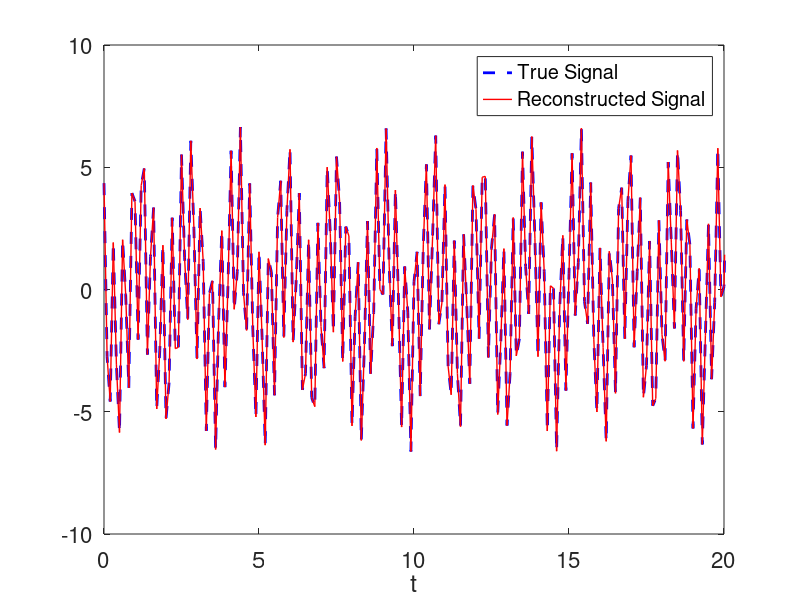

MATLAB code to generate this figure: (Note: this script raises an error after producing the figure.)
% -------------------------------------------------------------------------
% Delay Coordinate Dynamic Mode Decomposition 
%
% This code applies the delay-coordinate DMD approach to scalar time series.
% There are two examples included: one synthetic example generated from a
% simple linear span of sines and cosines with differing frequencies and 
% another from the measurements of the nonlinear oscillations of the Van 
% der Pol oscillator. We further take the SVD of the Hankel matrix 
% associated to the Van der Pol measurements to demonstrate the nearly 
% linear oscillation of the observables coming from the left singular
% vectors in U.
%
% This script accompanies Section 2.2 of Computational Methods for
% Dynamical Systems. 
%
% Author: Jason J. Bramburger
% -------------------------------------------------------------------------

% Clean workspace
clear all; close all; clc

%% Simple synthetic example -----------------------------------------------
% Applying delay-cordinate DMD to a simple signal which is a linear 
%  span of sines and cosines with random frequencies between 0 and 20.  

% Generate data
dt = 0.1;
t = 0:dt:40;
numOsc = 2; 
x = zeros(1,length(t));

% Randomize frequencies and choice of sine or cosine
om = randi([0 20],numOsc,1);
sin_or_cos = randi([0 1],numOsc,1);
coeffs = 10*rand(numOsc,1) - 5;

% Create signal: x(t) = c_1*f_1(om_1*t) + c_2*f_2(om_2*t) + ... 
%   f_i are randomized to be either sine or cosine
for i = 1:numOsc
   
    if sin_or_cos(i) == 1
        x = x + coeffs(i)*sin(om(i)*t);
    else
        x = x + coeffs(i)*cos(om(i)*t);
    end
    
end

% Hankel matrix
delays = 2*numOsc; % tau = delays - 1
xd = hankel(x(1:delays+1),x(delays+1:end))';

% x_n+1 = a_1*x_{n - d + 1} + a_2*x_{n - d + 2} ... a_d*x_{n}  
xnp1 = xd(:,delays+1);
xn = xd(:,1:delays);
a = xn\xnp1;

% Create predicted signal
xpred = zeros(length(x),1);
xpred(1:delays) = x(1:delays); %xpred(1) = x(1), ... , xpred(d) = x(d) 

for j = delays+1:length(x)
    for k = 1:delays
       xpred(j) = xpred(j) + a(k)*xpred(j-delays+k-1); 
    end
end

% Plot results
plot(t,x,'b--','LineWidth',2)
hold on
plot(t,xpred,'r','LineWidth',1)
xlabel('t')
set(gca,'Fontsize',16,'Xlim',[0, 20])
legend('True Signal','Reconstructed Signal')

%% Generate Nonlinear Oscillation Example ---------------------------------
% Applying delay-cordinate DMD to the highly nonlinear Van der Pol signal.  

% Clean workspace
clear all; close all; clc

% Simulate ODE
dt = 0.05;
t = 0:dt:200;
x0 = [2; 2];
[t, x] = ode45(@(t,x) VdP(t,x),t,x0);

% Plot solution
subplot(2,1,1) % x(t)
plot(t,x(:,1),'b','Linewidth',2)
xlabel('t')
ylabel('x(t)')
set(gca,'Fontsize',16)
axis tight

subplot(2,1,2) % y(t)
plot(t,x(:,2),'r','Linewidth',2)
xlabel('t')
ylabel('y(t)')
set(gca,'Fontsize',16)
axis tight

%% Time-Delay Coordinate DMD on VdP ---------------------------------------

close all

% Hankel matrix
delays = 1000;
xd = hankel(x(1:delays+1,1),x(delays+1:end,1))';

% x_n+1 = a_1*x_{n - d + 1} + a_2*x_{n - d + 2} ... a_d*x_{n}  
xnp1 = xd(:,delays+1);
xn = xd(:,1:delays);
a = xn\xnp1;

% Create predicted signal
xpred = zeros(length(x(:,1)),1);
xpred(1:delays) = x(1:delays,1); %xpred(1) = x(1), ... , xpred(d) = x(d) 

for j = delays+1:length(x)
    for k = 1:delays
       xpred(j) = xpred(j) + a(k)*xpred(j-delays+k-1); 
    end
end

% Plot results
figure('Position', [100, 500, 700, 250])
plot(t,x(:,1),'--','Color',[36/255 122/255 254/255],'LineWidth',2)
hold on
plot(t,xpred,'Color',[1 69/255 79/255],'LineWidth',2)
xlabel('$t$','interpreter','latex')
title(['$\tau =$ ', num2str(delays)],'interpreter','latex')
set(gca,'Fontsize',16,'Xlim',[0, t(end)/2],'Ylim',[-2.2, 2.2])
legend('True Signal','Reconstructed Signal')

%% SVD on Hankel Matrix ---------------------------------------------------

close all

% Hankel matrix
delays = 1000;
xd = hankel(x(1:delays,1),x(delays:end,1));

% Apply SVD
[U, S, V] = svd(xd); % SVD of delay matrix

% Plot SVD Results
figure('Position', [100, 500, 700, 500])
subplot(2,1,1) % Singular values
plot(diag(S)/max(diag(S)),'ko','Linewidth',2)
ylabel('$\sigma_j/\sigma_1$','interpreter','latex')
title(['$\tau =$ ', num2str(delays)],'interpreter','latex')
set(gca,'Fontsize',16,'Xlim',[0.9 min(delays+0.1,100+0.1)])

subplot(2,1,2) % Right-singular vectors
plot(t(1:end-delays+1),V(:,1),'Color',[1 69/255 79/255],'Linewidth',2)
hold on
plot(t(1:end-delays+1),V(:,2),'--','Color',[36/255 122/255 254/255],'Linewidth',2)
xlabel('$t$','interpreter','latex')
set(gca,'Fontsize',16,'Xlim',[0 t(end-delays)])
legend('$v_1(t)$','$v_2(t)$','interpreter','latex')
% 
% subplot(3,1,3) % Right-singular vectors
% plot(t(1:end-delays+1),V(:,3),'Color',[1 69/255 79/255],'Linewidth',2)
% hold on
% plot(t(1:end-delays+1),V(:,4),'--','Color',[36/255 122/255 254/255],'Linewidth',2)
% xlabel('$t$','interpreter','latex')
% set(gca,'Fontsize',16,'Xlim',[0 t(end-delays)])
% legend('$v_3(t)$','$v_4(t)$','interpreter','latex')

%% Time-Delay DMD on Low Rank Approximation of Hankel Matrix --------------

close all

% Find rank with 95% of energy
energy = 0;
energyTotal = sum(diag(S));
r = 0;
while energy <= 0.95
    r = r + 1;
    energy = energy + S(r,r)/energyTotal;
end

% Apply DMD to first r columns of V
X1 = V(1:end-1,1:r)';
X2 = V(2:end,1:r)'; 
[U2, S2, V2] = svd(X1,'econ');
A = U2'*X2*V2*diag(1./diag(S2));

% Plot eigenvalues of A
mu = eig(A);
plot(mu,'.','MarkerSize',10)
xlabel('Real Part','interpreter','latex')
ylabel('Imaginary Part','interpreter','latex')
title('Eigenvalues of the DMD Matrix','interpreter','latex')
set(gca,'Fontsize',16)


%% VdP Right-Hand-Side

function rhs = VdP(t,x)
    rhs = [x(2); -x(1) + 10*(1 - x(1)^2)*x(2)];
end
